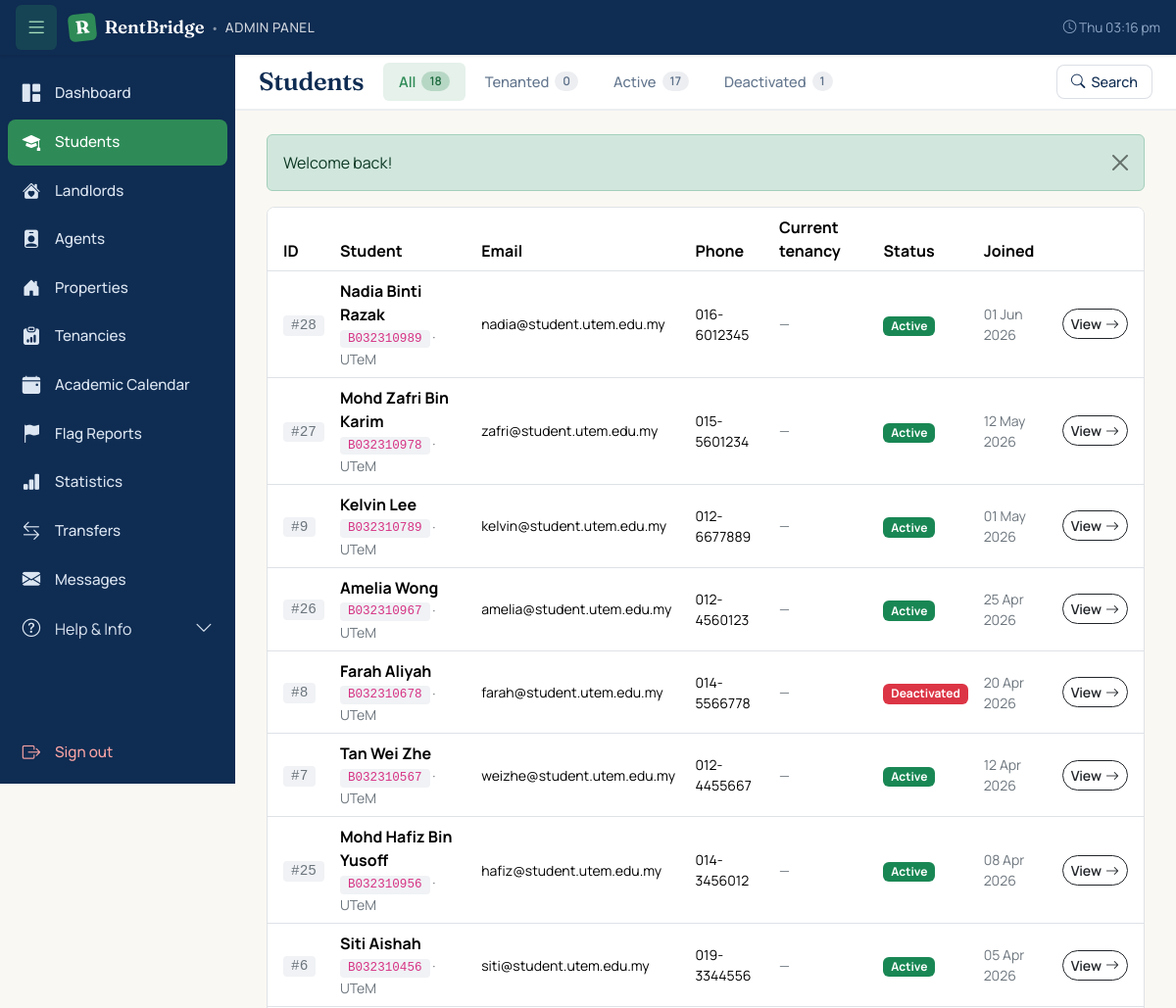
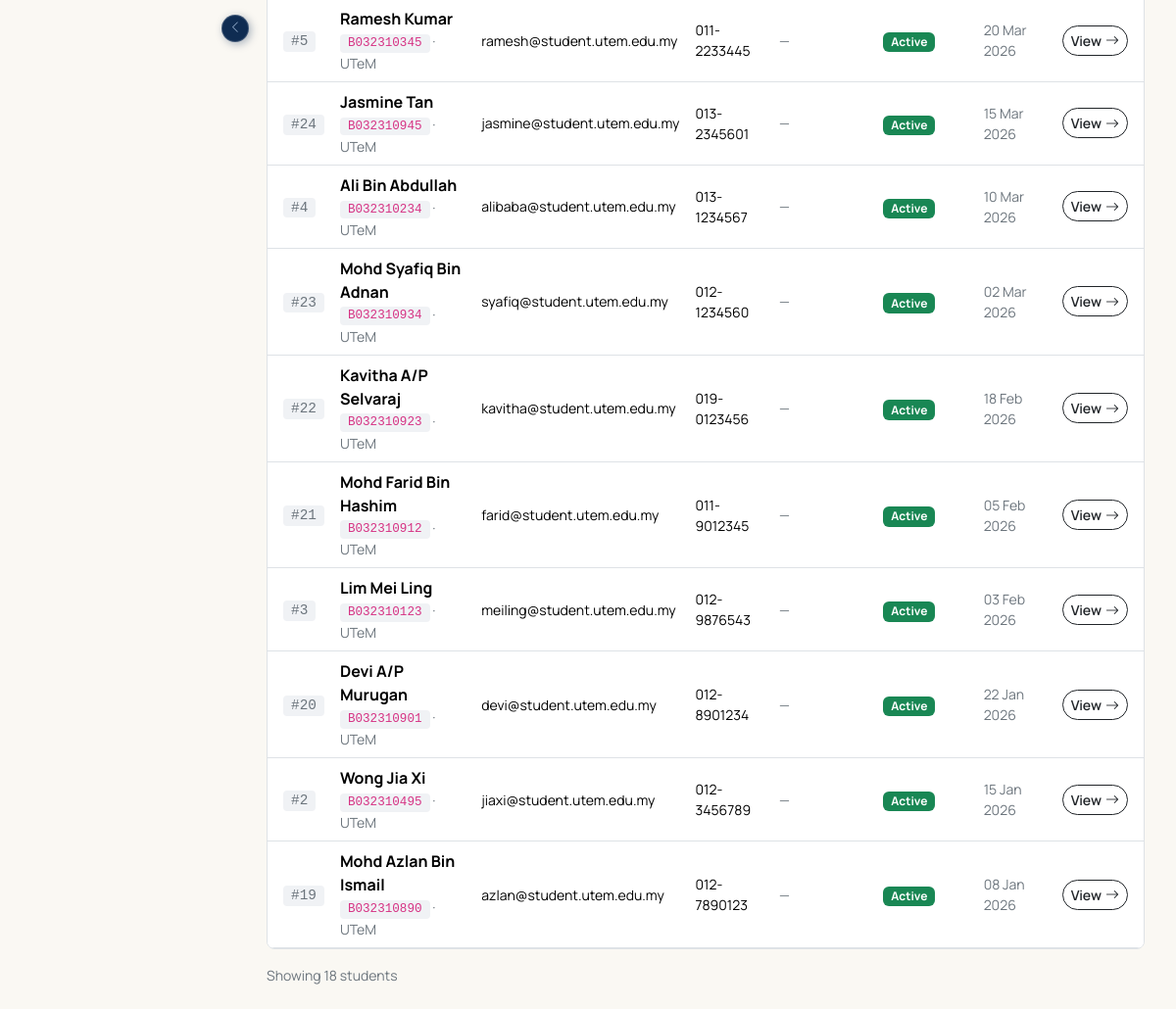
The app's page /admin/students.php (signed in) with its own data (2 pictures, top to bottom).
### tables this page shows
CREATE TABLE `students` (
  `user_id` int(11) NOT NULL,
  `full_name` varchar(150) NOT NULL,
  `preferred_name` varchar(50) NOT NULL DEFAULT '',
  `avatar_path` varchar(255) DEFAULT NULL,
  `matric_no` varchar(20) NOT NULL,
  `ic_no` varchar(20) NOT NULL DEFAULT '',
  `university` varchar(80) NOT NULL DEFAULT 'UTeM',
  `phone` varchar(20) NOT NULL,
  `allow_whatsapp` tinyint(1) NOT NULL DEFAULT 0,
  `looking_for_housing` tinyint(1) NOT NULL DEFAULT 0,
  `housing_pref_city` varchar(80) DEFAULT NULL,
  `housing_pref_max_rent` decimal(8,2) DEFAULT NULL,
  `housing_pref_move_in` date DEFAULT NULL,
  `housing_bio` varchar(255) DEFAULT NULL
);

CREATE TABLE `users` (
  `id` int(11) NOT NULL,
  `email` varchar(120) NOT NULL,
  `password_hash` varchar(255) NOT NULL,
  `primary_role` enum('student','landlord','agent','admin') NOT NULL,
  `status` enum('active','pending','suspended','rejected') NOT NULL DEFAULT 'active',
  `last_used_role` enum('student','landlord','agent','admin') DEFAULT NULL,
  `created_at` timestamp NOT NULL DEFAULT current_timestamp(),
  `updated_at` timestamp NOT NULL DEFAULT current_timestamp() ON UPDATE current_timestamp()
);

### includes/auth.php (called while the page is built, shortened)
<?php
function e(?string $value): string {
    return htmlspecialchars($value ?? '', ENT_QUOTES | ENT_HTML5, 'UTF-8');
}

### admin/students.php (the view, shortened to what this page needs)
<?php
require_once __DIR__ . '/../includes/auth.php';
$pdo = db();
$searchQuery = trim($_GET['q'] ?? '');
$where  = "u.primary_role = 'student'";
$params = [];
$extraJoin = '';
$stmt = $pdo->prepare("
    SELECT DISTINCT
           u.id, u.email, u.status, u.created_at,
           s.full_name, s.matric_no, s.phone, s.university,
           (SELECT COUNT(*) FROM contracts c WHERE c.student_id = u.id AND c.status = 'active') AS active_contracts,
           (SELECT p.title FROM contracts c
              JOIN properties p ON p.id = c.property_id
             WHERE c.student_id = u.id AND c.status = 'active'
             ORDER BY c.activated_at DESC LIMIT 1) AS current_property
      FROM users u
      JOIN students s ON s.user_id = u.id
      $extraJoin
     WHERE $where
     ORDER BY u.created_at DESC
");
$stmt->execute($params);
$students = $stmt->fetchAll();
?>
<form method="GET" class="row g-2 align-items-end">
    <div class="col-md-9">
    </div>
</form>
<?php
function student_status_badge(string $status): array {
    return match ($status) {
        'active'    => ['Active',      'success'],
        'suspended' => ['Deactivated', 'danger'],
        default     => [$status,       'secondary'],
    };
}
?>
<?php if (empty($students)): ?>
    <div class="text-center py-5 bg-white rounded-3 border">
        <i class="bi bi-mortarboard" style="font-size: 3rem; color: rgba(15,44,82,0.15);"></i>
        <h4 class="mt-3">No students found</h4>
        <p class="text-secondary small">
            <?= $searchQuery ? 'Try a different search.' : 'No students in this tab.' ?>
        </p>
    </div>
<?php else: ?>
    <div class="bg-white border rounded-3 overflow-hidden">
        <table class="table mb-0 align-middle">
            <thead style="background:#F4F4EE;">
    <tr>
        <th class="ps-3">ID</th>
        <th>Student</th>
        <th>Email</th>
        <th>Phone</th>
        <th>Current tenancy</th>
        <th>Status</th>
        <th>Joined</th>
        <th class="text-end pe-3"></th>
    </tr>
</thead>
            <tbody>
                <?php foreach ($students as $s):
                    [$label, $color] = student_status_badge($s['status']);
                ?>
                    <tr>
    <td class="ps-3">
        <code class="text-secondary">#<?= (int)$s['id'] ?></code>
    </td>
    <td>
        <strong><?= e($s['full_name']) ?></strong>
                            <div class="small text-secondary">
                                <code><?= e($s['matric_no']) ?></code>
                                · <?= e($s['university']) ?>
                            </div>
                        </td>
                        <td class="small"><?= e($s['email']) ?></td>
                        <td class="small"><?= e($s['phone'] ?? '—') ?></td>
                        <td class="small">
                            <?php if (!empty($s['current_property'])): ?>
                                <span class="text-success">
                                    <i class="bi bi-house-check"></i> <?= e($s['current_property']) ?>
                                </span>
                            <?php else: ?>
                                <span class="text-secondary">—</span>
                            <?php endif; ?>
                        </td>
                        <td><span class="badge bg-<?= $color ?>"><?= e($label) ?></span></td>
                        <td class="small text-secondary">
                            <?= e(date('d M Y', strtotime($s['created_at']))) ?>
                        </td>
                        <td class="text-end pe-3">
                            <a href="/rentbridge/admin/user.php?id=<?= (int)$s['id'] ?>"
                               class="btn btn-sm btn-outline-dark">
                                View <i class="bi bi-arrow-right ms-1"></i>
                            </a>
                        </td>
                    </tr>
                <?php endforeach; ?>
            </tbody>
        </table>
    </div>
    <p class="text-secondary small mt-3 mb-0">
        Showing <?= count($students) ?> <?= count($students) === 1 ? 'student' : 'students' ?>
    </p>
<?php endif; ?>
<?php
require __DIR__ . '/../includes/admin_layout.php';

### assets/css/style.css (style rules this page uses)
body { font-family: 'Manrope', system-ui, sans-serif; color: var(--rb-text); background: #fff; }
.btn { border-radius: 999px; font-weight: 600; transition: all 0.2s ease; display: inline-flex; align-items: center; justify-content: center; }
code { background: rgba(15,44,82,.06); padding: 0.15rem 0.5rem; border-radius: 4px; font-family: 'Menlo', monospace; font-size: 0.9em; }

### assets/css/admin.css (style rules this page uses)
:root { --admin-sidebar-w: 240px; --admin-sidebar-w-collapsed: 64px; --admin-topbar-h: 56px; --admin-tabbar-h: 56px; --admin-sidebar-bg: #0F2C52; --admin-sidebar-bg-hover: #1A3D6B; --admin-sidebar-bg-active: #2E8B57; --admin-sidebar-text: #DCE6F2; --admin-sidebar-text-muted: #8FA8C7; --admin-content-bg: #FAF8F3; }
.admin-body { background: var(--admin-content-bg); min-height: 100vh; margin: 0; }

### records on screen
students: user_id "28", full_name "Nadia Binti Razak", matric_no "B032310989", university "UTeM", user_id.email "nadia@student.utem.edu.my", phone "016-6012345", label "Active", user_id.created_at "01 Jun 2026"
students: user_id "27", full_name "Mohd Zafri Bin Karim", matric_no "B032310978", university "UTeM", user_id.email "zafri@student.utem.edu.my", phone "015-5601234", label "Active", user_id.created_at "12 May 2026"
students: user_id "9", full_name "Kelvin Lee", matric_no "B032310789", university "UTeM", user_id.email "kelvin@student.utem.edu.my", phone "012-6677889", label "Active", user_id.created_at "01 May 2026"
students: user_id "26", full_name "Amelia Wong", matric_no "B032310967", university "UTeM", user_id.email "amelia@student.utem.edu.my", phone "012-4560123", label "Active", user_id.created_at "25 Apr 2026"
students: user_id "8", full_name "Farah Aliyah", matric_no "B032310678", university "UTeM", user_id.email "farah@student.utem.edu.my", phone "014-5566778", label "Deactivated", user_id.created_at "20 Apr 2026"
students: user_id "7", full_name "Tan Wei Zhe", matric_no "B032310567", university "UTeM", user_id.email "weizhe@student.utem.edu.my", phone "012-4455667", label "Active", user_id.created_at "12 Apr 2026"
students: user_id "25", full_name "Mohd Hafiz Bin Yusoff", matric_no "B032310956", university "UTeM", user_id.email "hafiz@student.utem.edu.my", phone "014-3456012", label "Active", user_id.created_at "08 Apr 2026"
students: user_id "6", full_name "Siti Aishah", matric_no "B032310456", university "UTeM", user_id.email "siti@student.utem.edu.my", phone "019-3344556", label "Active", user_id.created_at "05 Apr 2026"
students: user_id "5", full_name "Ramesh Kumar", matric_no "B032310345", university "UTeM", user_id.email "ramesh@student.utem.edu.my", phone "011-2233445", label "Active", user_id.created_at "20 Mar 2026"
students: user_id "24", full_name "Jasmine Tan", matric_no "B032310945", university "UTeM", user_id.email "jasmine@student.utem.edu.my", phone "013-2345601", label "Active", user_id.created_at "15 Mar 2026"
students: user_id "4", full_name "Ali Bin Abdullah", matric_no "B032310234", university "UTeM", user_id.email "alibaba@student.utem.edu.my", phone "013-1234567", label "Active", user_id.created_at "10 Mar 2026"
students: user_id "23", full_name "Mohd Syafiq Bin Adnan", matric_no "B032310934", university "UTeM", user_id.email "syafiq@student.utem.edu.my", phone "012-1234560", label "Active", user_id.created_at "02 Mar 2026"
students: user_id "22", full_name "Kavitha A/P Selvaraj", matric_no "B032310923", university "UTeM", user_id.email "kavitha@student.utem.edu.my", phone "019-0123456", label "Active", user_id.created_at "18 Feb 2026"
students: user_id "21", full_name "Mohd Farid Bin Hashim", matric_no "B032310912", university "UTeM", user_id.email "farid@student.utem.edu.my", phone "011-9012345", label "Active", user_id.created_at "05 Feb 2026"
students: user_id "3", full_name "Lim Mei Ling", matric_no "B032310123", university "UTeM", user_id.email "meiling@student.utem.edu.my", phone "012-9876543", label "Active", user_id.created_at "03 Feb 2026"
students: user_id "20", full_name "Devi A/P Murugan", matric_no "B032310901", university "UTeM", user_id.email "devi@student.utem.edu.my", phone "012-8901234", label "Active", user_id.created_at "22 Jan 2026"
students: user_id "2", full_name "Wong Jia Xi", matric_no "B032310495", university "UTeM", user_id.email "jiaxi@student.utem.edu.my", phone "012-3456789", label "Active", user_id.created_at "15 Jan 2026"
students: user_id "19", full_name "Mohd Azlan Bin Ismail", matric_no "B032310890", university "UTeM", user_id.email "azlan@student.utem.edu.my", phone "012-7890123", label "Active", user_id.created_at "08 Jan 2026"

### other values on screen
$pageTitle "Students"
$tab['label'] "All"
$tab['count'] "18"
$tab['label'] "Tenanted"
$tab['count'] "0"
$tab['label'] "Active"
$tab['count'] "17"
$tab['label'] "Deactivated"
$tab['count'] "1"
$flash['message'] "Welcome back!"
count($students) "18"
